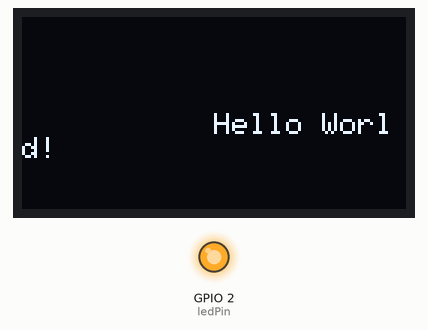
The sketch below on a simulated ESP32. Shown: 128×64 one-colour display, output pins drawn as LEDs (lit = HIGH).

Above: at 0.1 s.
At 22.1 s:
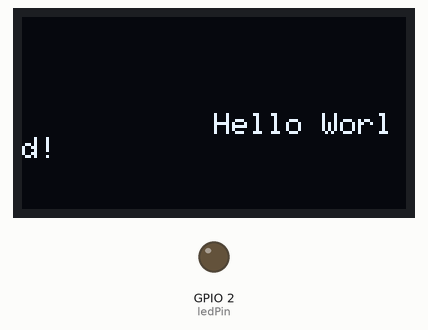
Timing chart, 0 to 130.0 s (numbered marks = the images above):
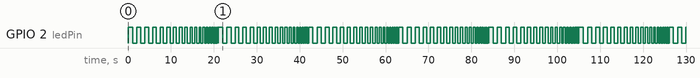

Measured:
- by itself, GPIO 2 (ledPin): moves between LOW and HIGH, repeating every 21.0 s
- by itself, everything shown: repeats every 21.0 s, in 38 steps

The sketch:

oled.ino
```cpp
#include <Wire.h>

#include <Adafruit_GFX.h>
#include <Adafruit_SSD1306.h>

#define SCREEN_WIDTH 128
#define SCREEN_HEIGHT 64

// Declaration for an SSD1306 display connected to I2C (SDA, SCL)
Adafruit_SSD1306 display(SCREEN_WIDTH, SCREEN_HEIGHT, &Wire, -1);

const int ledPin = 2;
      int DELAY = 1000;

void setup() {
  Serial.begin(115200);
  pinMode(ledPin, OUTPUT);

  // Initialize I2C with ESP32 pins (SDA = 21, SCL = 22)
  Wire.begin(21, 22);

  // SSD1306_SWITCHCAPVCC = generate display voltage from 3.3V internally
  if(!display.begin(SSD1306_SWITCHCAPVCC, 0x3C)) {
    Serial.println(F("SSD1306 allocation failed"));
    for(;;);
  }

  display.clearDisplay();
  display.setTextSize(1);
  display.setTextColor(WHITE);
  display.setCursor(SCREEN_WIDTH/2,SCREEN_HEIGHT/2);
  display.println(F("Hello World!"));
  display.display();
}

void loop() { // Turn the LED on (HIGH is the voltage level)
  digitalWrite(ledPin, HIGH);
  delay(DELAY); // Wait for 1 second

  // Turn the LED off by making the voltage LOW
  digitalWrite(ledPin, LOW);
  delay(DELAY); // Wait for 1 second

  DELAY = DELAY - 50;
  if ( DELAY < 0 ) {
    DELAY = 1000;
  }
}
```
